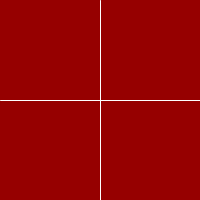
Frame 1 (no input)
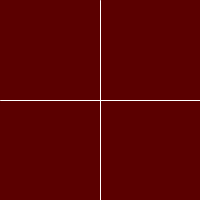
Frame 60 (the mouse pressed at the canvas centre just before this capture)
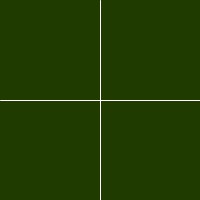
Frame 120 (the mouse held since frame 60 and released just before this capture)

The Processing sketch that drew these frames (run headless with seeded random() and noise(); from frame 60 on, the mouse is pressed at the canvas centre):

// Processing sketch: chapter_4_8
// ── chapter_4_8.pde
float r = 150;
float g = 0;
float b = 0;

void setup(){
	size(200, 200);
}

void draw(){
	background(r, g, b);
	stroke(255);
	line(width/2, 0, width/2, height); // draw a line to spit the screen in left/right sections
	line(0, height/2, width, height/2);

	if(mouseX > width/2) {
		r = r + 1;
	} else {
		r = r - 1;
	}

	if(mouseY > height/2) {
		b = b + 1;
	} else {
		b = b - 1;
	}

	if (mousePressed) {
		g = g + 1;
	} else {
		g = g - 1;
	}

	if (mouseX > width/2 && mouseY > height/2) { // if the mouse is on the right side and on the bottom
		fill(255);
		rect(width/2, height/2, width/2, height/2); // draw a rect that fills the lower right side with white 
		/* note: this gets painted over because of the background function in draw */
	}

	r = constrain(r, 0, 255); // constrain r to be no lower than 0 and no higher than 255
	g = constrain(g, 0, 255); // constrain g to be no lower than 0 and no higher than 255
	b = constrain(b, 0, 255); // constrain b to be no lower than 0 and no higher than 255
}
